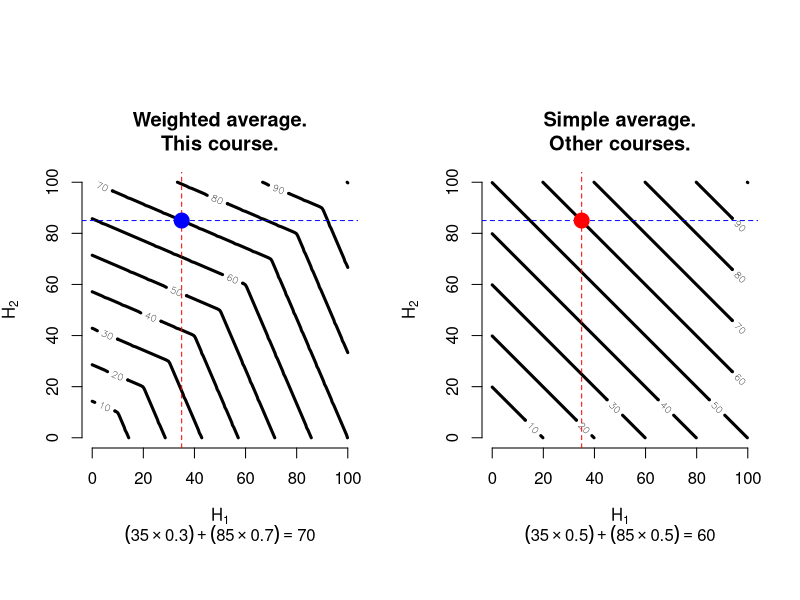

R code for this plot:
## ---- chunk 1
fun <- function(AC, Hm) {
  if (mean(AC) >= 70 && Hm >= 70 && any(AC == 0) == FALSE) { 
  H <- (0.7 * Hm) + (0.3 * mean(AC)) } # H is the individual assignment mark.
  else {H <- min(mean(AC), Hm) } # Free-riders are penalized.
  H }
## ---- chunk 2
# Bebito Fiu-Fiu assigns 90 to John Doe.
# Baby Yoda 0 to John Doe.
# John Doe 90 (autoevaluation).
# Winnie Pooh 100 to John Doe.
AC <- c(90, 0, 90, 100)
Hm <- 90 # Group mark.
H1 <- fun(AC, Hm) # Individual mark.
paste("John Doe's individual mark in the first assignment is:", H1)
## ---- chunk 3
AC <- c(90, 70, 90, 100)
Hm <- 90 # Group mark.
H1 <- fun(AC, Hm) # Individual mark.
paste("John Doe's individual mark in the first assignment is:", H1)
## ---- chunk 4
H1 <- seq(from = 0, to = 100)
H2 <- H1
HF <- function(H1, H2) { 0.7 * pmax(H1, H2) + 
    0.3 * pmin(H1, H2) }

HF2 <- function(H1, H2) { 0.5 * pmax(H1, H2) + 
    0.5 * pmin(H1, H2) }
## ---- chunk 5
# outer evaluates the function for each combination of the vectors.
z <- outer(H1, H2, HF) # z is now 50x50 matrix.
par(mfrow=c(1, 2), oma = c(0, 0, 2, 0))
par(pty = "s")
contour(H1, H2, z, xlab = expression('H'[1]), 
        ylab = expression('H'[2]), lwd = 3, 
        nlevels = 10,
        main = "Weighted average.
This course.",
        sub = expression((35 %*% 0.3) + (85 %*% 0.7) == 70),
        axes = FALSE)
axis(1)
axis(2)
abline(v = 35, lty = 2, col = "red")
abline(h = 85, lty = 2, col = "blue")
points(35, 85, pch = 19, col = "blue", cex = 2)

z2 <- outer(H1, H2, HF2) # z is now 50x50 matrix.
par(pty = "s")
contour(H1, H2, z2, xlab = expression('H'[1]), 
        ylab = expression('H'[2]), lwd = 3, 
        nlevels = 10,
        main = "Simple average.
Other courses.",
        sub = expression((35 %*% 0.5) + (85 %*% 0.5) == 60),
        axes = FALSE)
axis(1)
axis(2)
abline(v = 35, lty = 2, col = "red")
abline(h = 85, lty = 2, col = "blue")
points(35, 85, pch = 19, col = "red", cex = 2)
